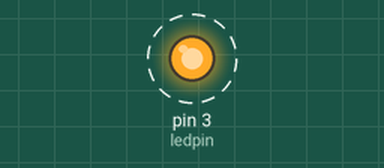
A sketch run on a simulated Arduino Uno, built with avr-gcc and run on an emulated ATmega328P. On the bench: output pins drawn as LEDs (lit = HIGH). Dashed ring = blinking. The local clock reads 2024-03-15 10:24:30 at power-on unless the sketch sets it; what the sketch prints to the serial monitor is not drawn.

Above: at 0.5 s.
Timing chart, 0 to 4.6 s (numbered marks = the images above):
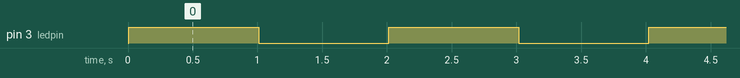

Measured:
- by itself, pin 3 (ledpin): alternates HIGH for 1.0 s and LOW for 1.0 s

The sketch:

sketch_feb19a.ino
```cpp
#include <ThreeWire.h>
#include <RtcDS1302.h>
#define ledpin 3
ThreeWire myWire(4,5,2);
RtcDS1302<ThreeWire>Rtc(myWire);
void printDateTime(const RtcDateTime &dt){
  Serial.print(dt.Year(),DEC);
  Serial.print('/');
  Serial.print(dt.Month(),DEC);
  Serial.print('/');
  Serial.print(dt.Day(),DEC);
  Serial.print(' ');
  Serial.print(dt.Hour(),DEC);
  Serial.print(':');
  Serial.print(dt.Minute(),DEC);
  Serial.print(':');
  Serial.print(dt.Second(),DEC);
  Serial.print(' ');
  Serial.print("Total Seconds since 1/1/2020: ");
  Serial.print(dt.TotalSeconds());
  Serial.println();
}
void setup() {
  pinMode(ledpin, OUTPUT);
  Serial.begin(57600);
  Rtc.Begin();
  RtcDateTime setting_time(2020,2,2,23,31,10);
  printDateTime(setting_time);
  Rtc.SetDateTime(setting_time);

}

void loop() {
  RtcDateTime now = Rtc.GetDateTime();
  if(now.Second()%2 == 0){
    digitalWrite(ledpin, HIGH);
  }
  if(now.Second()%2 == 1){
    digitalWrite(ledpin, LOW);
  }
  printDateTime(now);
  delay(1000);


}
```
